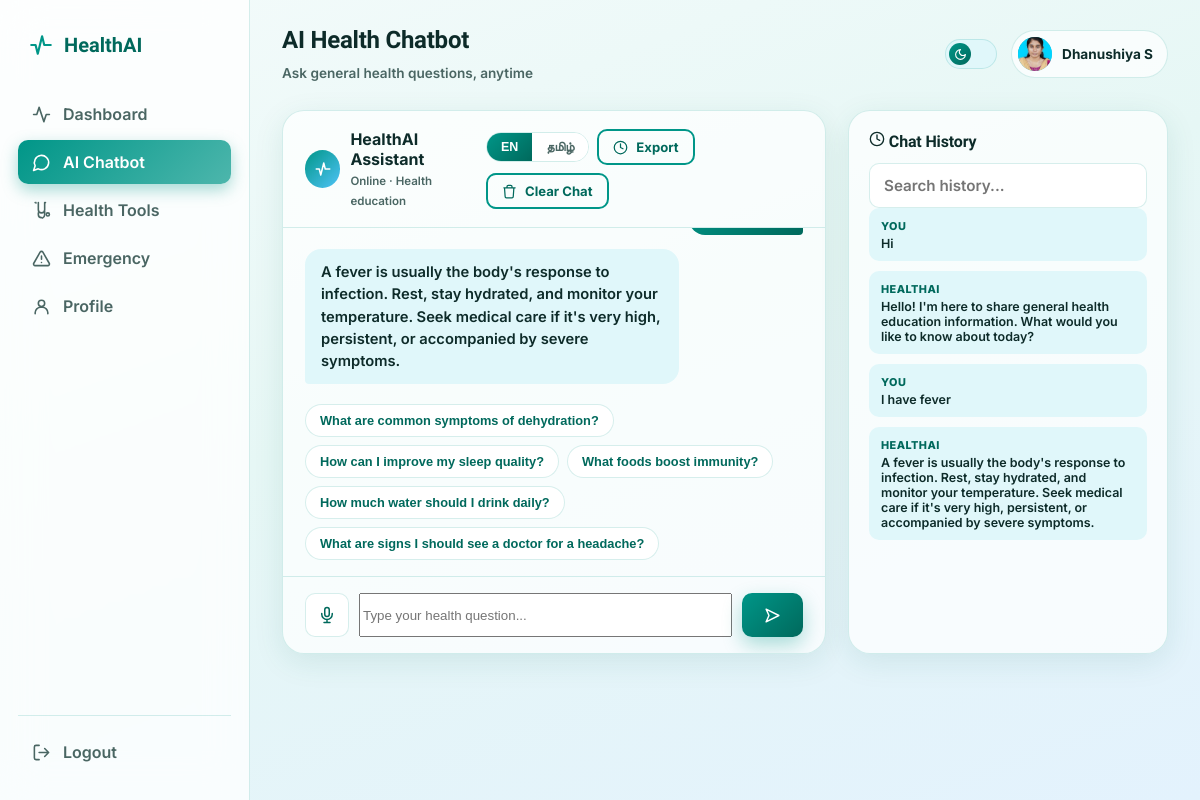
The app's page /chatbot (signed in), older data.
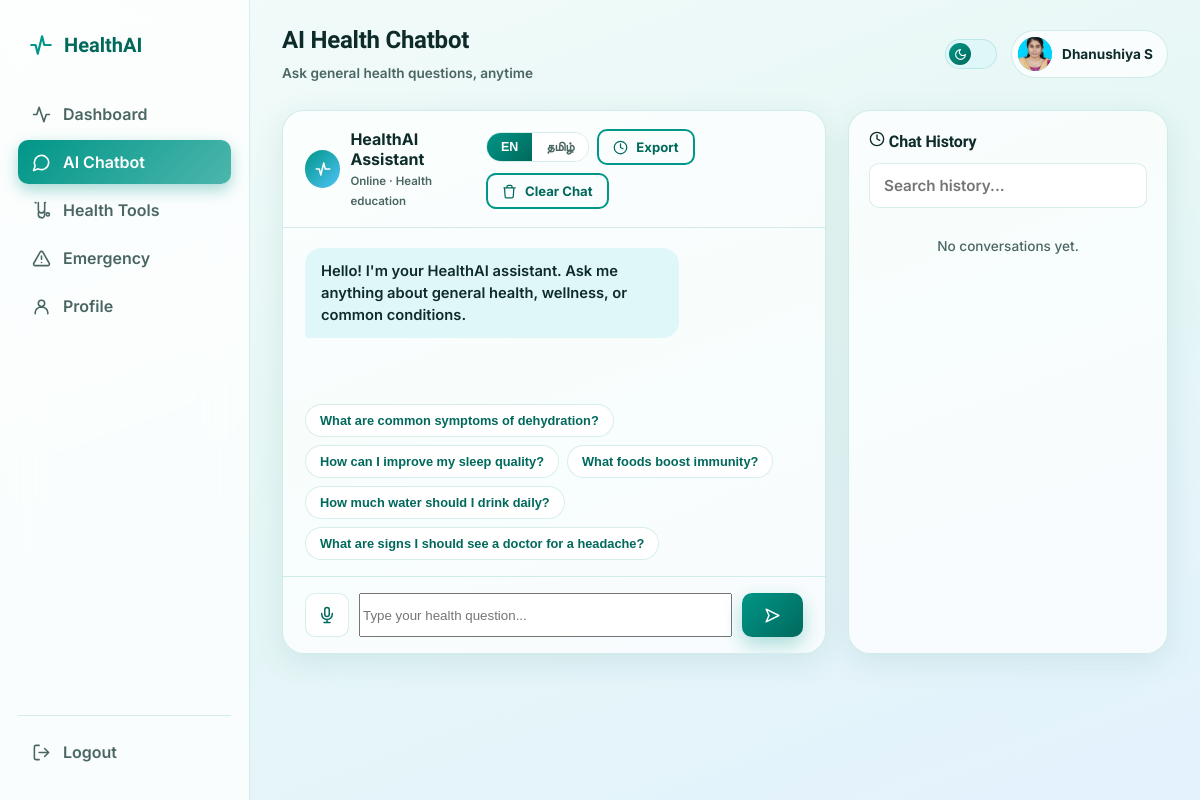
The same page, newer data.
### tables this page shows
CREATE TABLE chat_history (
            id INTEGER PRIMARY KEY AUTOINCREMENT,
            user_id INTEGER NOT NULL,
            sender TEXT NOT NULL,
            message TEXT NOT NULL,
            created_at TEXT NOT NULL,
            FOREIGN KEY (user_id) REFERENCES users (id)
        );

### app.py (the view)
@app.route("/chatbot")
@login_required
def chatbot():
    db = get_db()
    history = db.execute(
        "SELECT * FROM chat_history WHERE user_id = ? ORDER BY created_at ASC",
        (session["user_id"],),
    ).fetchall()
    return render_template(
        "chatbot.html",
        full_name=session.get("full_name"),
        history=history,
        suggested_questions=SUGGESTED_QUESTIONS,
        suggested_questions_ta=SUGGESTED_QUESTIONS_TA,
    )

### app.py (called while the page is built)
def get_db():
    if "db" not in g:
        g.db = sqlite3.connect(DB_PATH)
        g.db.row_factory = sqlite3.Row
    return g.db

def login_required(view):
    @wraps(view)
    def wrapped(*args, **kwargs):
        if "user_id" not in session:
            return redirect(url_for("login"))
        return view(*args, **kwargs)
    return wrapped

@app.after_request
def add_no_cache_headers(response):
    if "user_id" not in session:
        response.headers["Cache-Control"] = "no-store, no-cache, must-revalidate, max-age=0"
        response.headers["Pragma"] = "no-cache"
    return response

### templates/chatbot.html (shortened to what this page needs)
{% extends "base.html" %}
{% from "_icons.html" import icon %}
{% set active_page = 'chatbot' %}
{% block topbar_title %}
<h1>AI Health Chatbot</h1>
<span style="font-size:0.85rem; color:var(--text-muted); font-weight:600;">Ask general health questions, anytime</span>
{% endblock %}
{% block content %}
<div class="chat-layout">
  <div class="glass-card chat-card">
    <div class="chat-header">
      <div class="bot-id">
        <div class="bot-avatar">{{ icon('pulse', 18) }}</div>
        <div>
          <div>HealthAI Assistant</div>
          <span style="font-weight:600; font-size:0.72rem; color:var(--text-muted);">Online · Health education</span>
        </div>
      </div>
      <div class="chat-toolbar">
        <div class="lang-toggle" id="lang-toggle">
          <button type="button" class="active" data-lang="en">EN</button>
          <button type="button" data-lang="ta">தமிழ்</button>
        </div>
        <a class="btn btn-outline btn-sm" href="{{ url_for('api_chat_export') }}">{{ icon('clock', 15) }} Export</a>
        <button class="btn btn-outline btn-sm" id="clear-chat-btn">{{ icon('trash', 15) }} Clear Chat</button>
      </div>
    </div>
    <div class="chat-messages" id="chat-messages">
      {% if not history %}
      <div class="msg msg-ai">Hello! I'm your HealthAI assistant. Ask me anything about general health, wellness, or common conditions.</div>
      {% endif %}
      {% for item in history %}
      <div class="msg {% if item.sender == 'user' %}msg-user{% else %}msg-ai{% endif %}">{{ item.message }}</div>
      {% endfor %}
    </div>
    <div class="suggested-questions" id="suggested-en">
      {% for q in suggested_questions %}
      <button type="button" class="chip" data-question="{{ q }}">{{ q }}</button>
      {% endfor %}
    </div>
    <form class="chat-input-row" id="chat-form">
      <button type="button" class="mic-btn" id="mic-btn" aria-label="Voice input" title="Speak your question">
        <svg xmlns="http://www.w3.org/2000/svg" width="18" height="18" viewBox="0 0 24 24" fill="none" stroke="currentColor" stroke-width="2" stroke-linecap="round" stroke-linejoin="round"><path d="M12 2a3 3 0 0 0-3 3v6a3 3 0 0 0 6 0V5a3 3 0 0 0-3-3Z"/><path d="M19 10v1a7 7 0 0 1-14 0v-1M12 18v4M8 22h8"/></svg>
      </button>
      <input type="text" id="chat-input" placeholder="Type your health question..." autocomplete="off" required>
      <button type="submit" class="btn btn-primary">{{ icon('send', 17) }}</button>
    </form>
  </div>
  <div class="glass-card history-panel">
    <h3>{{ icon('clock', 16) }} Chat History</h3>
    <div class="field history-search" style="margin-bottom:0;">
      <input type="text" id="history-search" placeholder="Search history...">
    </div>
    <div class="history-list" id="history-list">
      {% if not history %}
      <div class="history-empty">No conversations yet.</div>
      {% else %}
        {% for item in history %}
        <div class="history-item">
          <span class="h-sender">{{ "You" if item.sender == "user" else "HealthAI" }}</span>
          <div class="h-msg">{{ item.message }}</div>
        </div>
        {% endfor %}
      {% endif %}
    </div>
  </div>
</div>
{% endblock %}

### templates/base.html (shortened to what this page needs)
<!DOCTYPE html>
<html lang="en">
<head>
{% from "_icons.html" import icon %}
<link rel="stylesheet" href="{{ url_for('static', filename='css/style.css') }}">
</head>
<body>
<div class="app-shell">
  <aside class="sidebar">
    <div class="brand">
      {{ icon('pulse', 26) }}
      <span>HealthAI</span>
    </div>
    <nav style="display:flex; flex-direction:column; gap:4px;">
      <a class="nav-link {% if active_page == 'dashboard' %}active{% endif %}" href="{{ url_for('dashboard') }}">
        {{ icon('activity') }} Dashboard
      </a>
      <a class="nav-link {% if active_page == 'chatbot' %}active{% endif %}" href="{{ url_for('chatbot') }}">
        {{ icon('chat') }} AI Chatbot
      </a>
      <a class="nav-link {% if active_page == 'health_tools' %}active{% endif %}" href="{{ url_for('health_tools') }}">
        {{ icon('stethoscope') }} Health Tools
      </a>
      <a class="nav-link {% if active_page == 'emergency' %}active{% endif %}" href="{{ url_for('emergency') }}">
        {{ icon('alert-triangle') }} Emergency
      </a>
      <a class="nav-link {% if active_page == 'profile' %}active{% endif %}" href="{{ url_for('profile') }}">
        {{ icon('user') }} Profile
      </a>
    </nav>
    <div class="sidebar-footer">
      <a class="nav-link" href="{{ url_for('logout_page') }}">
        {{ icon('log-out') }} Logout
      </a>
    </div>
  </aside>
  <main class="main-content page-fade">
    <div class="topbar">
      <div style="display:flex; align-items:center; gap:12px;">
        <div class="topbar-title">{% block topbar_title %}{% endblock %}</div>
      </div>
      <div class="topbar-actions">
        <button class="theme-toggle" onclick="toggleTheme()" aria-label="Toggle dark mode">
          <span class="knob">{{ icon('moon', 12) }}</span>
        </button>
        <a href="{{ url_for('profile') }}" class="profile-chip" style="cursor:pointer;">
          {% if session.profile_photo %}
          <img class="avatar" style="object-fit:cover;" src="{{ url_for('static', filename='uploads/profile_photos/' + session.profile_photo) }}" alt="Profile photo">
          {% else %}
          <div class="avatar">{{ (full_name or "U")[0]|upper }}</div>
          {% endif %}
          <span style="font-weight:700; font-size:0.85rem;">{{ full_name }}</span>
        </a>
      </div>
    </div>
    {% block content %}{% endblock %}
  </main>
</div>
</body>
</html>

### templates/_icons.html (shortened to what this page needs)
{% macro icon(name, size=20) %}
{% if name == 'pulse' %}
<svg xmlns="http://www.w3.org/2000/svg" width="{{size}}" height="{{size}}" viewBox="0 0 24 24" fill="none" stroke="currentColor" stroke-width="2" stroke-linecap="round" stroke-linejoin="round"><path d="M3 12h4l2 8 4-16 2 8h6"/></svg>
{% elif name == 'chat' %}
<svg xmlns="http://www.w3.org/2000/svg" width="{{size}}" height="{{size}}" viewBox="0 0 24 24" fill="none" stroke="currentColor" stroke-width="2" stroke-linecap="round" stroke-linejoin="round"><path d="M7.9 20A9 9 0 1 0 4 16.1L2 22Z"/></svg>
{% elif name == 'stethoscope' %}
<svg xmlns="http://www.w3.org/2000/svg" width="{{size}}" height="{{size}}" viewBox="0 0 24 24" fill="none" stroke="currentColor" stroke-width="2" stroke-linecap="round" stroke-linejoin="round"><path d="M4.8 2.3A.3.3 0 1 0 4.8 2a.3.3 0 0 0 0 .3ZM8 2v9a4 4 0 0 0 8 0V2"/><path d="M17 2h.01M4 2h.01M13.3 21.4c1.5-.6 2.7-2 2.7-3.9v-4"/><circle cx="20" cy="17" r="2"/><path d="M8 15v2a4 4 0 0 0 4 4"/></svg>
{% elif name == 'alert-triangle' %}
<svg xmlns="http://www.w3.org/2000/svg" width="{{size}}" height="{{size}}" viewBox="0 0 24 24" fill="none" stroke="currentColor" stroke-width="2" stroke-linecap="round" stroke-linejoin="round"><path d="m21.73 18-8-14a2 2 0 0 0-3.48 0l-8 14A2 2 0 0 0 4 21h16a2 2 0 0 0 1.73-3Z"/><path d="M12 9v4M12 17h.01"/></svg>
{% elif name == 'clock' %}
<svg xmlns="http://www.w3.org/2000/svg" width="{{size}}" height="{{size}}" viewBox="0 0 24 24" fill="none" stroke="currentColor" stroke-width="2" stroke-linecap="round" stroke-linejoin="round"><circle cx="12" cy="12" r="10"/><path d="M12 6v6l4 2"/></svg>
{% elif name == 'moon' %}
<svg xmlns="http://www.w3.org/2000/svg" width="{{size}}" height="{{size}}" viewBox="0 0 24 24" fill="none" stroke="currentColor" stroke-width="2" stroke-linecap="round" stroke-linejoin="round"><path d="M12 3a6 6 0 0 0 9 9 9 9 0 1 1-9-9Z"/></svg>
{% elif name == 'user' %}
<svg xmlns="http://www.w3.org/2000/svg" width="{{size}}" height="{{size}}" viewBox="0 0 24 24" fill="none" stroke="currentColor" stroke-width="2" stroke-linecap="round" stroke-linejoin="round"><circle cx="12" cy="8" r="4"/><path d="M4 21v-1a7 7 0 0 1 7-7h2a7 7 0 0 1 7 7v1"/></svg>
{% elif name == 'activity' %}
<svg xmlns="http://www.w3.org/2000/svg" width="{{size}}" height="{{size}}" viewBox="0 0 24 24" fill="none" stroke="currentColor" stroke-width="2" stroke-linecap="round" stroke-linejoin="round"><path d="M22 12h-4l-3 9L9 3l-3 9H2"/></svg>
{% elif name == 'thermometer' %}
<svg xmlns="http://www.w3.org/2000/svg" width="{{size}}" height="{{size}}" viewBox="0 0 24 24" fill="none" stroke="currentColor" stroke-width="2" stroke-linecap="round" stroke-linejoin="round"><path d="M14 4v10.5a4 4 0 1 1-4 0V4a2 2 0 0 1 4 0Z"/></svg>
{% elif name == 'wind' %}
<svg xmlns="http://www.w3.org/2000/svg" width="{{size}}" height="{{size}}" viewBox="0 0 24 24" fill="none" stroke="currentColor" stroke-width="2" stroke-linecap="round" stroke-linejoin="round"><path d="M17.7 7.7a2.5 2.5 0 1 1 1.8 4.3H2M9.6 4.6A2 2 0 1 1 11 8H2M12.6 19.4A2 2 0 1 0 14 16H2"/></svg>
{% elif name == 'shield-alert' %}
<svg xmlns="http://www.w3.org/2000/svg" width="{{size}}" height="{{size}}" viewBox="0 0 24 24" fill="none" stroke="currentColor" stroke-width="2" stroke-linecap="round" stroke-linejoin="round"><path d="M12 22s8-4 8-10V5l-8-3-8 3v7c0 6 8 10 8 10Z"/><path d="M12 8v4M12 16h.01"/></svg>
{% elif name == 'flask' %}
<svg xmlns="http://www.w3.org/2000/svg" width="{{size}}" height="{{size}}" viewBox="0 0 24 24" fill="none" stroke="currentColor" stroke-width="2" stroke-linecap="round" stroke-linejoin="round"><path d="M9 2v6.5L4.2 18a2 2 0 0 0 1.8 3h12a2 2 0 0 0 1.8-3L15 8.5V2M8.5 2h7M8 15h8"/></svg>
{% elif name == 'droplet' %}
<svg xmlns="http://www.w3.org/2000/svg" width="{{size}}" height="{{size}}" viewBox="0 0 24 24" fill="none" stroke="currentColor" stroke-width="2" stroke-linecap="round" stroke-linejoin="round"><path d="M12 22a7 7 0 0 0 7-7c0-2-1-3.9-3-5.5S12 3 12 2c0 1-2 4-4 7.5S5 13 5 15a7 7 0 0 0 7 7Z"/></svg>
{% elif name == 'map-pin' %}
<svg xmlns="http://www.w3.org/2000/svg" width="{{size}}" height="{{size}}" viewBox="0 0 24 24" fill="none" stroke="currentColor" stroke-width="2" stroke-linecap="round" stroke-linejoin="round"><path d="M20 10c0 6-8 12-8 12s-8-6-8-12a8 8 0 0 1 16 0Z"/><circle cx="12" cy="10" r="3"/></svg>
{% elif name == 'log-out' %}
<svg xmlns="http://www.w3.org/2000/svg" width="{{size}}" height="{{size}}" viewBox="0 0 24 24" fill="none" stroke="currentColor" stroke-width="2" stroke-linecap="round" stroke-linejoin="round"><path d="M9 21H5a2 2 0 0 1-2-2V5a2 2 0 0 1 2-2h4M16 17l5-5-5-5M21 12H9"/></svg>
{% elif name == 'menu' %}
<svg xmlns="http://www.w3.org/2000/svg" width="{{size}}" height="{{size}}" viewBox="0 0 24 24" fill="none" stroke="currentColor" stroke-width="2" stroke-linecap="round" stroke-linejoin="round"><path d="M4 12h16M4 6h16M4 18h16"/></svg>
{% elif name == 'send' %}
<svg xmlns="http://www.w3.org/2000/svg" width="{{size}}" height="{{size}}" viewBox="0 0 24 24" fill="none" stroke="currentColor" stroke-width="2" stroke-linecap="round" stroke-linejoin="round"><path d="m3 3 18 9-18 9 4-9-4-9Z"/></svg>
{% elif name == 'search' %}
<svg xmlns="http://www.w3.org/2000/svg" width="{{size}}" height="{{size}}" viewBox="0 0 24 24" fill="none" stroke="currentColor" stroke-width="2" stroke-linecap="round" stroke-linejoin="round"><circle cx="11" cy="11" r="8"/><path d="m21 21-4.3-4.3"/></svg>
{% elif name == 'trash' %}
<svg xmlns="http://www.w3.org/2000/svg" width="{{size}}" height="{{size}}" viewBox="0 0 24 24" fill="none" stroke="currentColor" stroke-width="2" stroke-linecap="round" stroke-linejoin="round"><path d="M3 6h18M8 6V4a2 2 0 0 1 2-2h4a2 2 0 0 1 2 2v2m3 0-1 14a2 2 0 0 1-2 2H7a2 2 0 0 1-2-2L4 6h16Z"/></svg>
{% elif name == 'chevron-left' %}
<svg xmlns="http://www.w3.org/2000/svg" width="{{size}}" height="{{size}}" viewBox="0 0 24 24" fill="none" stroke="currentColor" stroke-width="2" stroke-linecap="round" stroke-linejoin="round"><path d="m15 18-6-6 6-6"/></svg>
{% elif name == 'chevron-right' %}
<svg xmlns="http://www.w3.org/2000/svg" width="{{size}}" height="{{size}}" viewBox="0 0 24 24" fill="none" stroke="currentColor" stroke-width="2" stroke-linecap="round" stroke-linejoin="round"><path d="m9 18 6-6-6-6"/></svg>
{% elif name == 'calendar' %}
<svg xmlns="http://www.w3.org/2000/svg" width="{{size}}" height="{{size}}" viewBox="0 0 24 24" fill="none" stroke="currentColor" stroke-width="2" stroke-linecap="round" stroke-linejoin="round"><rect x="3" y="4" width="18" height="18" rx="2"/><path d="M16 2v4M8 2v4M3 10h18"/></svg>
{% elif name == 'x' %}
<svg xmlns="http://www.w3.org/2000/svg" width="{{size}}" height="{{size}}" viewBox="0 0 24 24" fill="none" stroke="currentColor" stroke-width="2" stroke-linecap="round" stroke-linejoin="round"><path d="M18 6 6 18M6 6l12 12"/></svg>
{% endif %}
{% endmacro %}

Row changes from the older to the newer data that the page shows:
removed chat_history: message "A fever is usually the body's response to infection. Rest, stay hydrated, and monitor your temperature. Seek medical care if it's very high, persistent, or accompanied by severe symptoms.", sender "HEALTHAI"
removed chat_history: sender "YOU", message "Hi", shown under "Chat History"
removed chat_history: sender "HEALTHAI", message "Hello! I'm here to share general health education information. What would you like to know about today?", shown under "Chat History"
removed chat_history: sender "YOU", message "I have fever"
Text that changed along with them:
text now shown: "Hello! I'm your HealthAI assistant. Ask me anything about general health, wellness, or common conditions. No conversations yet."
